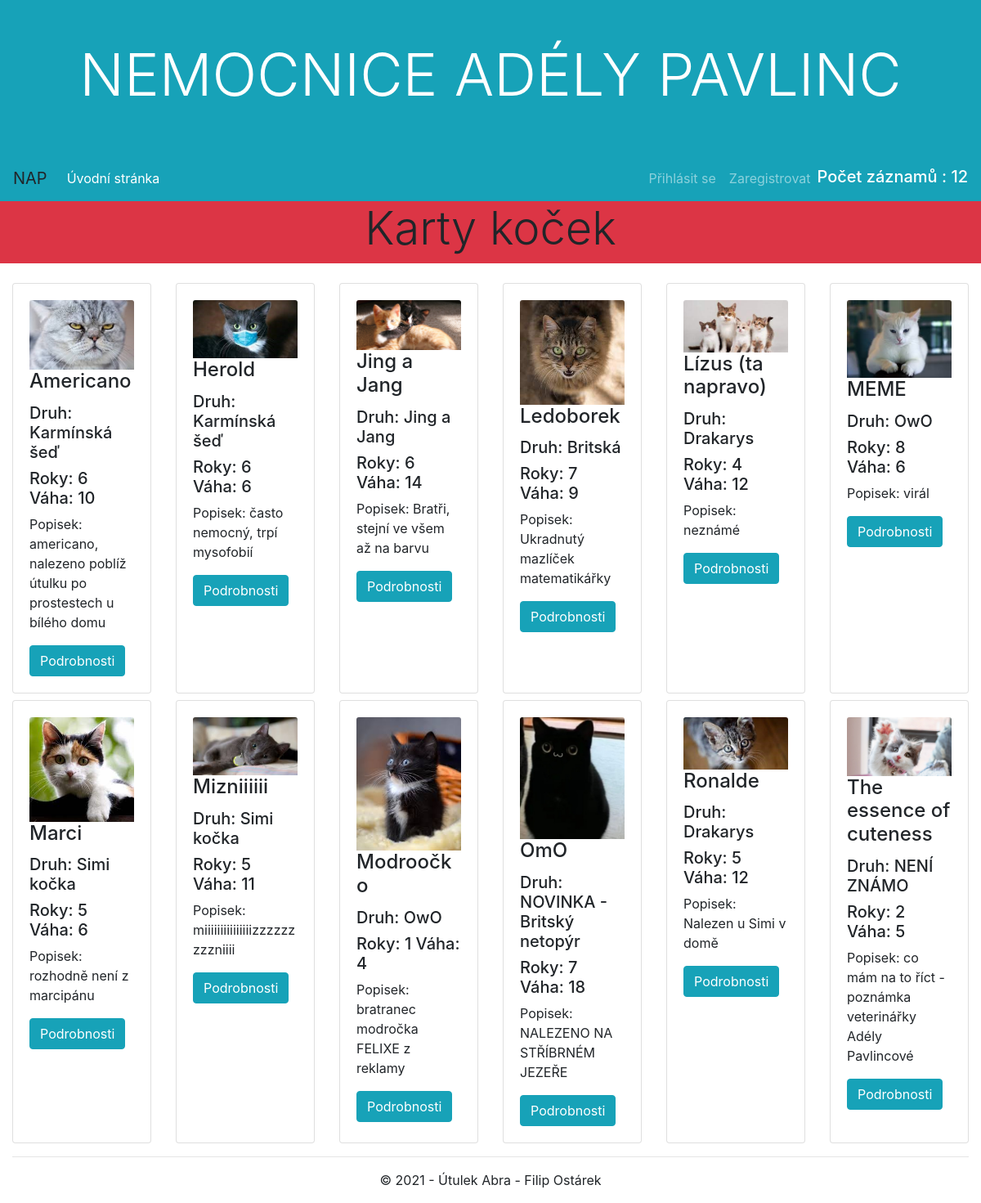
The page /kocky/ on the database its author committed.
### cats/models.py (models this page shows, shortened)
class Description_of_the_cat(models.Model):
    jmeno = models.CharField(max_length=50, verbose_name="Jméno", blank=True)
    vek = models.IntegerField(verbose_name="Roky Kočky", blank=True, validators=[MinValueValidator(0.0)])
    vaha = models.IntegerField(verbose_name="Váha", blank=True, validators=[MinValueValidator(0.0)])
    popisek = models.CharField(max_length=500, verbose_name="popisek", blank=True)
    druh = models.ForeignKey(Species, on_delete=models.CASCADE)
    foto = models.ForeignKey(Photo, on_delete=models.CASCADE)
    class Meta:
        ordering = ["jmeno"]

class Photo(models.Model):
    fotka = models.ImageField(upload_to='cats/fotky', blank=True, null=True, verbose_name="Fotka")
    nazev_fotky = models.CharField(max_length=50, blank=True, null=True, verbose_name="Název fotky")
    popisek_fotky = models.CharField(max_length=500, blank=True, null=True, verbose_name="popisek fotky")
    class Meta:
        ordering = ["fotka"]

class Species(models.Model):
    jmeno_druhu = models.CharField(max_length=50, unique=True, verbose_name="Druh kočky",
                            help_text='Zadejte prosím druh kočky, popřípadě OwO pokud není známo')
    class Meta:
        ordering = ["jmeno_druhu"]
    def __str__(self):
        return self.jmeno_druhu

### cats/views.py (the view)
# urls.py: path('', views.KockaListView.as_view(), name='index'),
class KockaListView(ListView):
    print(ListView)
    model = Description_of_the_cat
    context_object_name = 'cats_photo'
    template_name = 'page/list.html'
    paginate_by = 12
    def get_queryset(self):
        return Description_of_the_cat.objects.all()
    def get_context_data(self, **kwargs):
        context = super().get_context_data(**kwargs)
        context['number'] = len(self.get_queryset())
        context['nazev'] = 'Karty koček'
        context['nazev_poctu'] = 'Počet záznamů :'
        return context

### cats/templates/page/list.html (shortened to what this page needs)
{% extends "base.html" %}
{% load bootstrap_pagination %}
{% block content %}
<div class="row mb-3">
            <div class="col-sm-12 bg-danger">
                <h2 class="display-4 text-center">{{ nazev }}</h2>
            </div>
        </div>
        <div class="row">
            {% for kocka in cats_photo %}
            <div class="col-sm-6 col-md-4 col-lg-3 col-xl-2 d-flex">
                <div class="card mt-2">
                    <div class="card-body">
                    {% if kocka.foto.fotka %}
                        <div style="width:100%; text-align:center">
                            <img class="card-img-top img-adjusted" src="{{ kocka.foto.fotka.url }}" alt="{{ kocka.foto.nazev_fotky }}" >
                        </div>
                    {% endif %}
                        <h4 class="card-title">{{ kocka.jmeno }}</h4>
                        <h5 class="card-text">Druh: {{ kocka.druh }}</h5>
                        <h5 class="card-text">Roky: {{ kocka.vek }} Váha: {{ kocka.vaha }}</h5>
                        <p class="card-text">Popisek: {{ kocka.popisek }}</p>
                        <a href="{% url 'kocka_detail' kocka.pk %}" class="btn btn-info">Podrobnosti</a>
                    </div>
                </div>
            </div>
            {% endfor %}
        </div>
{% endblock %}

### cats/templates/base.html (shortened to what this page needs)
<!DOCTYPE html>
<html lang="cs">
<head>
    <link rel="stylesheet" href="https://maxcdn.bootstrapcdn.com/bootstrap/4.4.1/css/bootstrap.min.css">
    {% load static %}
    {% block css %}
    {% load bootstrap_pagination %}
    {% endblock %}
    <link rel="stylesheet" href="{% static 'css/styles.css' %}">
</head>
<body>
    <header>
    {% block header %}
        {% include "page/header.html" %}
    {% endblock %}
    </header>
    {% block navbar %}
        {% include "page/navbar.html" %}
    {% endblock %}
    <main class="container-fluid">
    {% block content %}
    {% endblock %}
    </main>
    <footer class="container-fluid">
    {% block footer %}
        {% include "page/footer.html" %}
    {% endblock %}
    </footer>
</body>
</html>

### cats/templates/page/header.html
    <div class="jumbotron-fluid p-5 text-center bg-info">
        <h1 class="text-white text-uppercase display-3">Nemocnice Adély Pavlinc</h1>
    </div>

### cats/templates/page/navbar.html (shortened to what this page needs)
<nav class="navbar navbar-expand-md bg-info navbar-dark">
      <a class="navbar-brand text-body" href="#">NAP</a>
      <div class="collapse navbar-collapse" id="collapsibleNavbar">
        <ul class="navbar-nav mr-auto">
          <li class="nav-item">
            <a class="nav-link active" href="{% url 'index' %}">Úvodní stránka</a>
          </li>
        </ul>
        <ul class="navbar-nav">
           {% if user.is_authenticated %}
             <li class="nav-item"><a href="{% url 'index' %}" class="nav-link">Uživatel: {{ user.get_username }}</a></li>
             <li class="nav-item"><a href="{% url 'logout'%}" class="nav-link">Odhlásit se</a></li>
           {% else %}
             <li class="nav-item"><a href="{% url 'login'%}?next={{request.path}}" class="nav-link">Přihlásit se</a></li>
            <li class="nav-item"><a href="{% url 'signup'%}" class="nav-link">Zaregistrovat</a></li>
           {% endif %}
        </ul>
      </div>
        <div class="row mt-1">
            <div class="col-sm-12">
                <h5 class="text-white">{{ nazev_poctu }} {{ number }}</h5>
            </div>
        </div>
    </nav>

### cats/templates/page/footer.html
<div class="text-center">
    <hr>
    <p>&copy; 2021 - Útulek Abra - Filip Ostárek</p>
</div>

### rows shown on the page
Description_of_the_cat: foto.fotka (picture), jmeno "Americano", druh "Karmínská šeď", vek "6", vaha "10", popisek "americano, nalezeno poblíž útulku po prostestech u bílého domu"
Description_of_the_cat: foto.fotka (picture), jmeno "Herold", druh "Karmínská šeď", vek "6", vaha "6", popisek "často nemocný, trpí mysofobií"
Description_of_the_cat: foto.fotka (picture), jmeno "Jing a Jang", druh "Jing a Jang", vek "6", vaha "14", popisek "Bratři, stejní ve všem až na barvu"
Description_of_the_cat: foto.fotka (picture), jmeno "Ledoborek", druh "Britská", vek "7", vaha "9", popisek "Ukradnutý mazlíček matematikářky"
Description_of_the_cat: foto.fotka (picture), jmeno "Lízus (ta napravo)", druh "Drakarys", vek "4", vaha "12", popisek "neznámé"
Description_of_the_cat: foto.fotka (picture), jmeno "MEME", druh "OwO", vek "8", vaha "6", popisek "virál"
Description_of_the_cat: foto.fotka (picture), jmeno "Marci", druh "Simi kočka", vek "5", vaha "6", popisek "rozhodně není z marcipánu"
Description_of_the_cat: foto.fotka (picture), jmeno "Mizniiiiii", druh "Simi kočka", vek "5", vaha "11", popisek "miiiiiiiiiiiiiiizzzzzzzzzniiii"
Description_of_the_cat: foto.fotka (picture), jmeno "Modroočko", druh "OwO", vek "1", vaha "4", popisek "bratranec modročka FELIXE z reklamy"
Description_of_the_cat: foto.fotka (picture), jmeno "OmO", druh "NOVINKA - Britský netopýr", vek "7", vaha "18", popisek "NALEZENO NA STŘÍBRNÉM JEZEŘE"
Description_of_the_cat: foto.fotka (picture), jmeno "Ronalde", druh "Drakarys", vek "5", vaha "12", popisek "Nalezen u Simi v domě"
Description_of_the_cat: foto.fotka (picture), jmeno "The essence of cuteness", druh "NENÍ ZNÁMO", vek "2", vaha "5", popisek "co mám na to říct - poznámka veterinářky Adély Pavlincové"

### other values the page prints
{{ nazev_poctu }} "Počet záznamů :"
{{ number }} "12"
{{ nazev }} "Karty koček"
